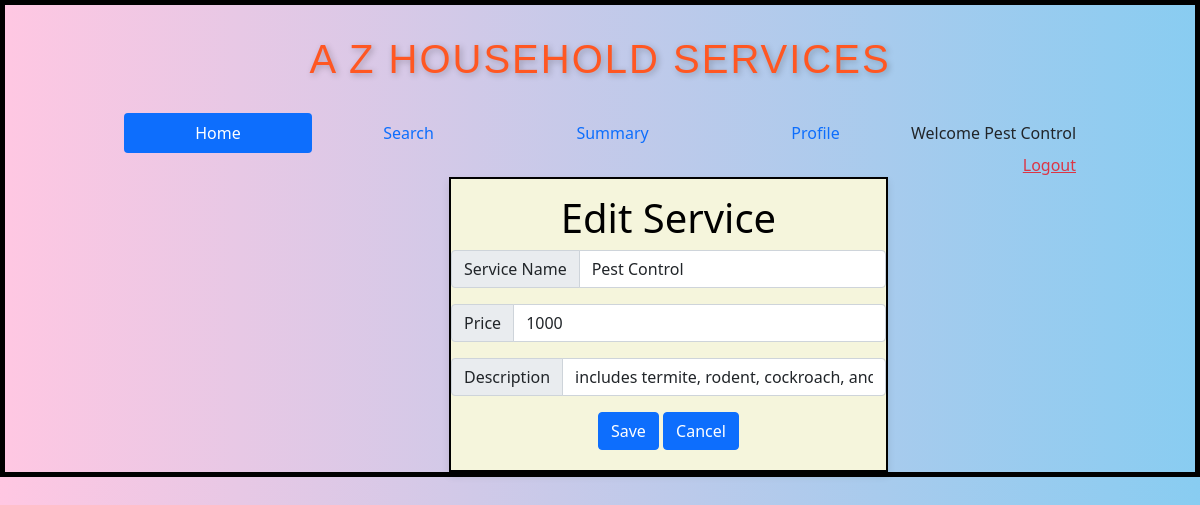
/edit_service/2/Pest Control, run on an earlier commit of the app's database.
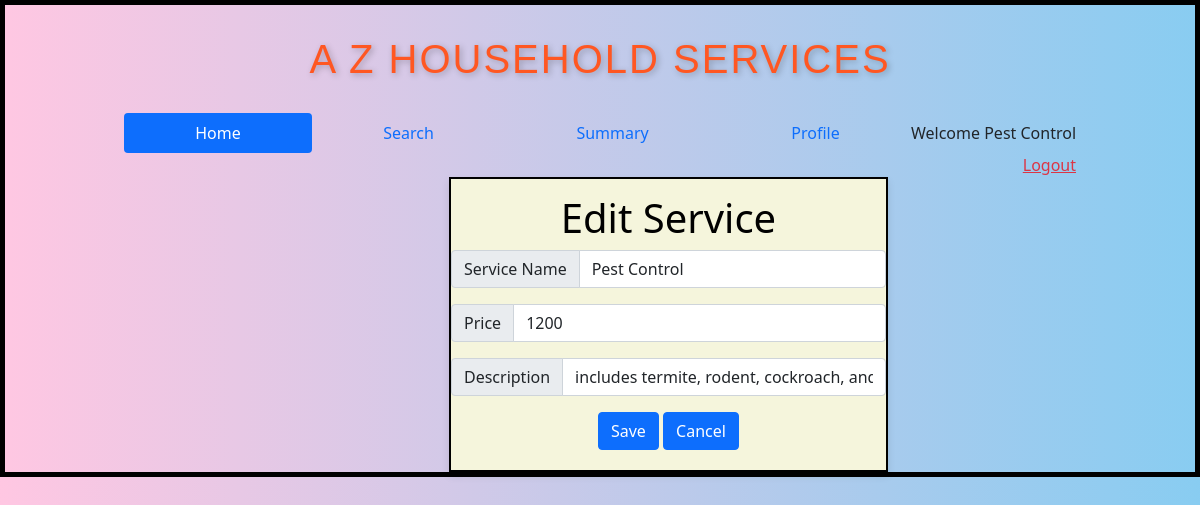
And on a later commit of the database.
### backend/models.py (models this page shows)
class Service(db.Model):
    __tablename="service"
    id=db.Column(db.Integer,primary_key=True)
    name=db.Column(db.String,unique=True,nullable=False)
    price=db.Column(db.Integer,nullable=False)
    descrip=db.Column(db.String,nullable=False)
    image_path = db.Column(db.String(200), nullable=True)
    service_r=db.relationship("ServiceRequest",cascade="all,delete",backref="service",lazy=True)

### backend/controllers.py (the view, shortened to what this page needs)
@app.route("/edit_service/<id>/<name>",methods=["GET","POST"])
def edit_service(id,name):
    s=get_service(id)
    return render_template("edit_service.html",service=s,name=name)

### backend/controllers.py (called while the page is built)
def get_service(id):
    service=Service.query.filter_by(id=id).first()
    return service

### templates/edit_service.html
{%extends "admin_layout.html"%}
{%block content%}
            {%if service%}
                <div class="my_container">
                    <form action="/edit_service/{{service.id}}/{{name}}" method="POST">
                    <div class="login_panel">
                        <div class="center"><h1>Edit Service</h1>
                        <div class="input-group mb-3">
                            <span class="input-group-text" id="inputGroup-sizing-default">Service Name</span>
                            <input type="text" class="form-control" name="name" aria-label="Sizing example input" aria-describedby="inputGroup-sizing-default" value="{{service.name}}">
                        </div>
                        <div class="input-group mb-3">
                            <span class="input-group-text" id="inputGroup-sizing-default">Price</span>
                            <input type="number" class="form-control" name="price" aria-label="Sizing example input" aria-describedby="inputGroup-sizing-default" value="{{service.price}}">
                        </div>
                        <div class="input-group mb-3">
                            <span class="input-group-text" id="inputGroup-sizing-default">Description</span>
                            <input type="text" class="form-control" name="description" aria-label="Sizing example input" aria-describedby="inputGroup-sizing-default" value="{{service.descrip}}">
                        </div>
                        <div class="center">
                            <button type="submit" class="btn btn-primary">Save</button>
                            <a href="/admin/{{name}}" button type="submit" class="btn btn-primary">Cancel</button></a>
                        </div>
                    </div>
                </form>
            {%endif%}
{%endblock%}

### templates/admin_layout.html (shortened to what this page needs)
<!DOCTYPE html>
<html>
    <head>
        <link rel="stylesheet" href="/static/styles/main.css">
        <link href="https://cdn.jsdelivr.net/npm/bootstrap@5.0.2/dist/css/bootstrap.min.css" rel="stylesheet">
    </head>
    <body>
        <div class="my_container2">
            <div class="heading" ><h1>A Z HOUSEHOLD SERVICES</h1></div>
            <div class="my_panel">
                <nav class="nav nav-pills flex-column flex-sm-row">
                    <a class="flex-sm-fill text-sm-center nav-link active" aria-current="page" href="#">Home</a>
                    <a class="flex-sm-fill text-sm-center nav-link" href="/search/{{name}}">Search</a>
                    <a class="flex-sm-fill text-sm-center nav-link" href="/admin_summary/{{name}}">Summary</a>
                    <a class="flex-sm-fill text-sm-center nav-link" href="/edit_admin_profile/{{name}}">Profile</a>
                    <span class="navbar-text">
                        Welcome {{name}}
                    </span>
                  </nav>
        <div style="text-align:right;"><a href="/login" class="link-danger">Logout</a></div>
        {%block content%}
        {%endblock%}
            </div>
        </div>
    </body>
</html>

What changed in the data, as far as the page shows it:
changed Service "Pest Control": price "1000" → "1200"
